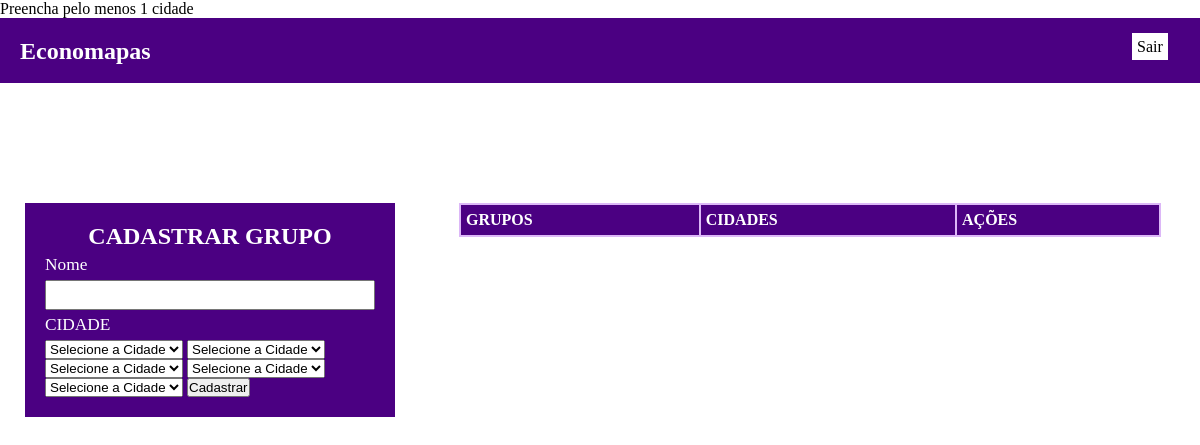
Page /grupo.php (signed in) on the earlier database version.
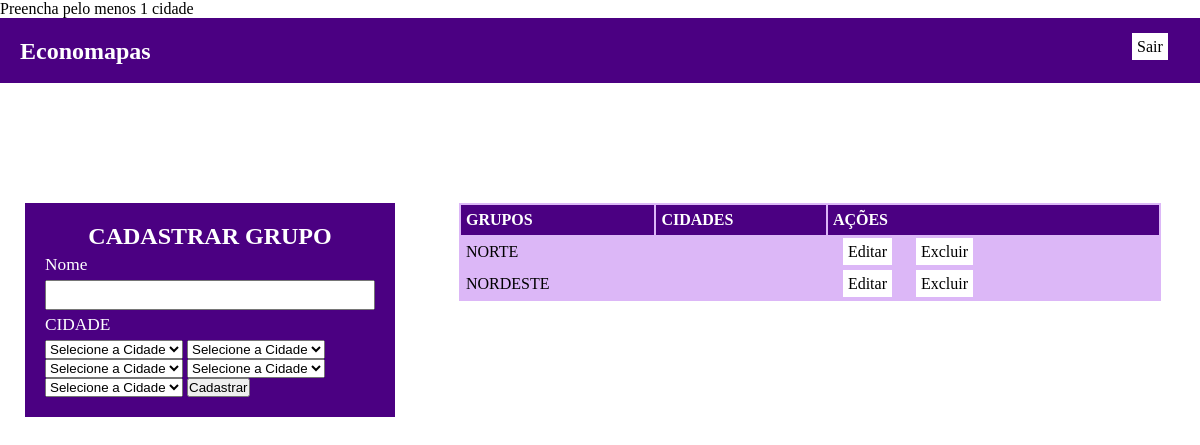
Same page on the later database version.
### tables this page shows
CREATE TABLE `grupos` (
  `id_grupo` int(11) NOT NULL,
  `grupo_nome` varchar(100) NOT NULL,
  `id_usuario` int(11) NOT NULL
);

### CLASSES/Grupos.php (called while the page is built, shortened)
<?php
require_once "./CLASSES/conexao.php";
Class Grupo{
    public function buscarGrupoPeloUsuario($id_usuario){
        $pdo = new Conexao();
        $sql = $pdo->getPDO()->prepare("SELECT * FROM grupos WHERE id_usuario = :id_u");
        $sql->bindValue(':id_u',$id_usuario);
        $sql->execute();
        return $sql->fetchAll(PDO::FETCH_OBJ);
    }
}
?>

### CLASSES/Conexao.php (called while the page is built, shortened)
<?php
Class Conexao{
  private $pdo;
  private $nome = "desafio_economapas";
  private $host = "localhost";
  private $usuario = "root";
  private $senha = "";
  public function getPDO(){
    return $this->conectar();
  }
  private function conectar(){
    try{
      $this->pdo = new PDO("mysql:dbname=".$this->nome.";host=".$this->host, $this->usuario, $this->senha);
    }
    catch(PDOException $e){
      $this->msgErro = $e->getMessage();
      printf("<div class=\"msg-erro\">{$this->msgErro}</div>");
    }
    return $this->pdo;
  }
}
?>

### grupo.php (the view, shortened to what this page needs)
<?php
 require_once "./CLASSES/Grupos.php";
  $Grupo = new Grupo();
  $id_usuario = (isset($_SESSION['id_usuario'])) ? $_SESSION['id_usuario'] : "" ;
 $id = isset($_GET["id"]) ? $_GET["id"] : null;
 $ac = isset($_GET["ac"]) ? $_GET["ac"] : null;
?>
<!DOCTYPE html>
    <html>
      <head>
          <link rel="stylesheet" href="CSS/areaPrivada.css">
      </head>
      <body>
        <header>
          <div id="background">
            <section id="header-lado-esquerdo">
              <h1>Economapas</h1>
            </section id="header-lado-direito">
              <a href="index.php?sair=true" class="header">Sair</a>
        </header>
          <section id="esquerda">
            <form method="post" action="">
              <h2>CADASTRAR GRUPO</h2>
              <label for="grupo">Nome</label>
              <input type="text" name="grupo_nome" id="grupo">
              <label for="id_cidade">CIDADE</label>
                <select name="id_cidade1">
                    <option value="">Selecione a Cidade</option>
                </select>
                <select name="id_cidade2">
                    <option value="">Selecione a Cidade</option>
                </select>
                <select name="id_cidade3">
                    <option value="">Selecione a Cidade</option>
                </select>
                <select name="id_cidade4">
                    <option value="">Selecione a Cidade</option>
                </select>
                <select name="id_cidade5">
                    <option value="">Selecione a Cidade</option>
                </select>
              <button type="submit">Cadastrar</button>
            </form>
          </section>
          <section id="direita">
            <table id="tb-grupo">
              <tr id="titulo">
                <td>GRUPOS</td>
                <td>CIDADES</td>
                <td>AÇÕES</td>
              </tr>
         <?php
         foreach($Grupo->buscarGrupoPeloUsuario($id_usuario) as $grupo_nome):
          if($ac === 'editar' && $grupo_nome->id_grupo == $id){
            ?>
              <tr>
                <form method="get" action="">
                  <td>
                    <input type="hidden" name="ac" value="salvar">
                    <input type="hidden" name="id" value="<?php echo $grupo_nome->id_grupo?>">
                    <input type="text" name="novo-grupo-nome" value="<?php echo $grupo_nome->grupo_nome?>">
                  </td>
                  <td>
                    <button type="submit" class="link-editar">Salvar</button>
                  </td>
                </form>
              </tr>
              <?php
                } else {
              ?>
              <tr>
                <td>
                  <?php echo $grupo_nome->grupo_nome?>
                </td>
                <td>
                </td>
                <td>
                  <a class="link-editar" href="?ac=editar&id=<?php echo $grupo_nome->id_grupo?>">Editar</a>
                  <a class="link-excluir" href="?ac=excluir&id=<?php echo $grupo_nome->id_grupo?>">Excluir</a>
                </td>
              </tr>
            <?php
              }
            ?>
            <?php
              endforeach;
            ?>
      </table>
    </html>

Differences in the rows shown:
now on this page (row edited): grupos: grupo_nome "NORTE"
now on this page (row edited): grupos: grupo_nome "NORDESTE"
